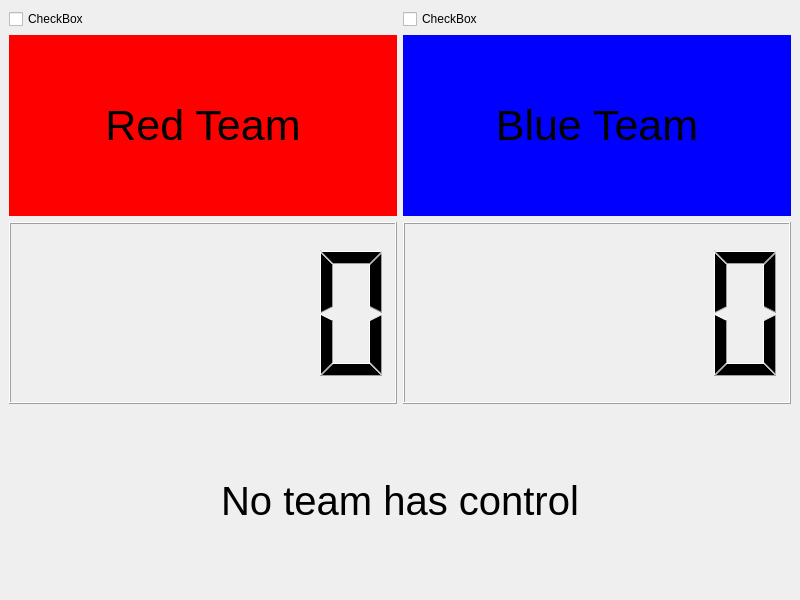
<?xml version="1.0" encoding="UTF-8"?>
<ui version="4.0">
 <class>MainWindow</class>
 <widget class="QMainWindow" name="MainWindow">
  <property name="geometry">
   <rect>
    <x>0</x>
    <y>0</y>
    <width>800</width>
    <height>600</height>
   </rect>
  </property>
  <property name="windowTitle">
   <string>MainWindow</string>
  </property>
  <widget class="QWidget" name="centralwidget">
   <layout class="QGridLayout" name="gridLayout">
    <item row="3" column="0" colspan="2">
     <widget class="QLabel" name="status_label">
      <property name="font">
       <font>
        <pointsize>30</pointsize>
       </font>
      </property>
      <property name="text">
       <string>No team has control</string>
      </property>
      <property name="alignment">
       <set>Qt::AlignCenter</set>
      </property>
     </widget>
    </item>
    <item row="1" column="1">
     <widget class="QLabel" name="blue_team_label">
      <property name="font">
       <font>
        <pointsize>32</pointsize>
       </font>
      </property>
      <property name="styleSheet">
       <string notr="true">background-color: rgb(0, 0, 255)</string>
      </property>
      <property name="text">
       <string>Blue Team</string>
      </property>
      <property name="alignment">
       <set>Qt::AlignCenter</set>
      </property>
     </widget>
    </item>
    <item row="2" column="1">
     <widget class="QLCDNumber" name="blue_team_score_lcd"/>
    </item>
    <item row="1" column="0">
     <widget class="QLabel" name="red_team_label">
      <property name="font">
       <font>
        <pointsize>32</pointsize>
       </font>
      </property>
      <property name="styleSheet">
       <string notr="true">background-color: rgb(255, 0, 0)</string>
      </property>
      <property name="text">
       <string>Red Team</string>
      </property>
      <property name="alignment">
       <set>Qt::AlignCenter</set>
      </property>
     </widget>
    </item>
    <item row="2" column="0">
     <widget class="QLCDNumber" name="red_team_score_lcd"/>
    </item>
    <item row="0" column="0">
     <widget class="QCheckBox" name="red_checkbox">
      <property name="text">
       <string>CheckBox</string>
      </property>
     </widget>
    </item>
    <item row="0" column="1">
     <widget class="QCheckBox" name="blue_checkbox">
      <property name="text">
       <string>CheckBox</string>
      </property>
     </widget>
    </item>
   </layout>
  </widget>
 </widget>
 <resources/>
 <connections/>
</ui>
